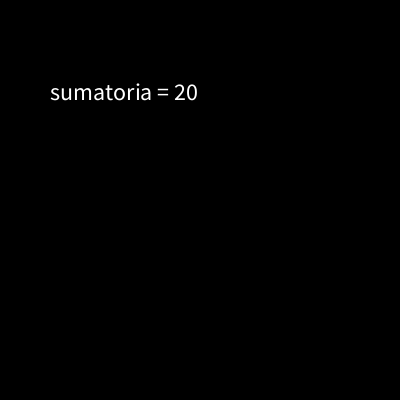
Frame 1 (no input)
Frame 60 (the mouse pressed at the canvas centre just before this capture): identical to frame 1, image omitted
Frame 120 (the mouse held since frame 60 and released just before this capture): identical to frame 1, image omitted

The Processing sketch that drew this single still picture (run headless with seeded random() and noise(); from frame 60 on, the mouse is pressed at the canvas centre):

// Processing sketch: processing_117620
// ── processing_117620.pde

int suma(int [] t) {
    int s = 0;
    for ( int i=0; i<t.length; i++ ) {
        s += t[i];
    }
    return s; 
};
 

//println("resultado ="+total);

void setup() {  //setup function called initially, only once
    int[] datos = {2,4,6,8};
    int total = suma(datos);
    
    size(400,400);
    smooth();
    background(0,0,0);
    fill(255);
    textSize(24);
    text("sumatoria = "+total,50,100);
}

void draw() {  //draw function loops 
}
